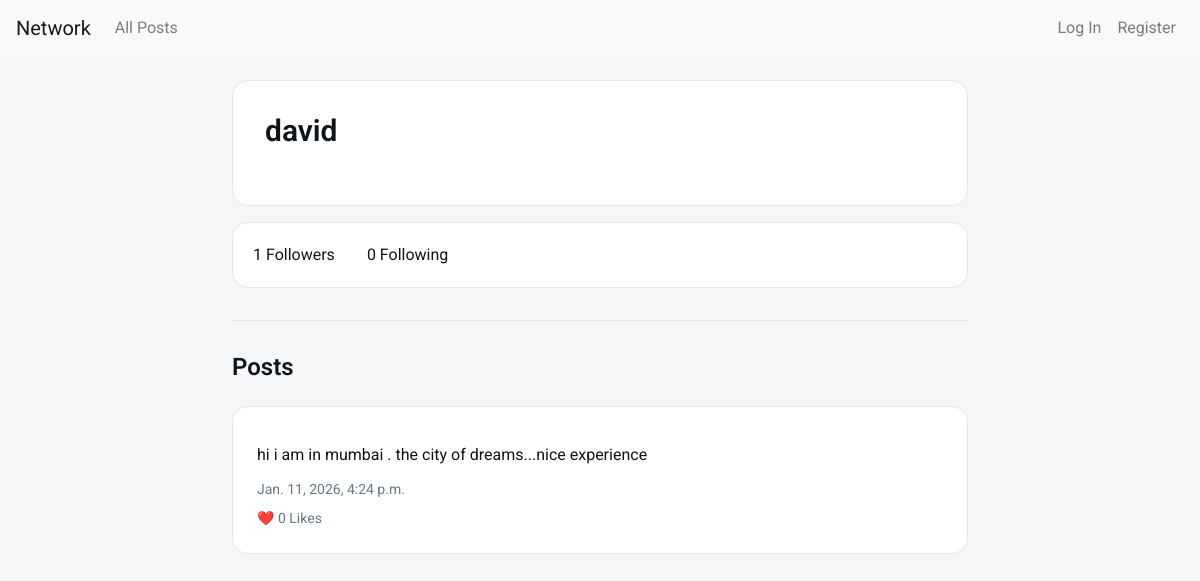
Page /profile/david on the committed database.
### network/models.py (models this page shows, shortened)
class User(AbstractUser):
    pass

class Post(models.Model):
    user = models.ForeignKey(User, on_delete=models.CASCADE, related_name="posts")
    content = models.TextField()
    timestamp = models.DateTimeField(auto_now_add=True)
    likes = models.ManyToManyField(User, related_name="liked_posts", blank=True)

### network/views.py (the view)
# urls.py: path("profile/<str:username>", views.profile, name="profile"),
def profile(request, username):
    profile_user = get_object_or_404(User, username=username)
    posts = Post.objects.filter(user=profile_user).order_by("-timestamp")
    followers_count = Follow.objects.filter(following=profile_user).count()
    following_count = Follow.objects.filter(follower=profile_user).count()
    is_following = False
    if request.user.is_authenticated and request.user != profile_user:
        is_following = Follow.objects.filter(
            follower=request.user, following=profile_user
        ).exists()
    return render(
        request,
        "network/profile.html",
        {
            "profile_user": profile_user,
            "posts": posts,
            "followers_count": followers_count,
            "following_count": following_count,
            "is_following": is_following,
        },
    )

### network/templates/network/profile.html (shortened to what this page needs)
{% extends "network/layout.html" %}
{% block body %}
<div class="container">
<div class="profile-header">
    <h2>{{ profile_user.username }}</h2>
</div>
<div class="profile-stats">
    <span>{{ followers_count }} Followers</span>
    <span>{{ following_count }} Following</span>
</div>
<hr>
<h3>Posts</h3>
{% for post in posts %}
    <div class="post">
        <div class="post-content" id="content-{{ post.id }}">
            {{ post.content }}
        </div>
        <div class="post-time">
            {{ post.timestamp }}
        </div>
        <div class="post-actions">
            ❤️ <span id="likes-{{ post.id }}">{{ post.likes.count }}</span> Likes
        </div>
    </div>
{% empty %}
    <p>No posts yet.</p>
{% endfor %}
</div>
{% endblock %}

### network/static/network/styles.css (style rules this page uses)
:root { --primary-color: #1DA1F2; --primary-dark: #0D8DDB; --primary-light: #4FB3F6; --accent-color: #E0245E; --success-color: #17BF63; --warning-color: #FFAD1F; --bg-light: #F5F6F7; --bg-white: #FFFFFF; --text-primary: #0F1419; --text-secondary: #657786; --text-muted: #AAB8C2; --text-light: #ffffff; --border-color: #E1E8ED; --border-light: #EFF3F4; --shadow-xs: 0 1px 2px rgba(0, 0, 0, 0.05); --shadow-sm: 0 1px 3px rgba(0, 0, 0, 0.08); --shadow-md: 0 4px 6px rgba(0, 0, 0, 0.1); --shadow-lg: 0 10px 25px rgba(0, 0, 0, 0.12); --radius-sm: 8px; --radius-md: 12px; --radius-lg: 16px; --radius-full: 9999px; --transition-fast: 0.15s ease; --transition-base: 0.3s ease; }
* { margin: 0; padding: 0; box-sizing: border-box; }
body { font-family: 'Roboto', -apple-system, BlinkMacSystemFont, 'Segoe UI', 'Helvetica Neue', Arial, sans-serif; background: var(--bg-light); color: var(--text-primary); line-height: 1.5; -webkit-font-smoothing: antialiased; }
.container { max-width: 800px; margin: 0 auto; padding: 0 1rem; }
h2, h3 { font-weight: 600; margin-bottom: 1.5rem; }
h2 { font-size: 1.875rem; }
h3 { font-size: 1.5rem; }
hr { border: 0; height: 1px; background: var(--border-color); margin: 2rem 0; }
.post { background: var(--bg-white); padding: 1.5rem; border-radius: var(--radius-lg); border: 1px solid var(--border-color); margin-bottom: 1rem; transition: box-shadow var(--transition-base); }
.post-content { margin: 0.75rem 0; font-size: 1rem; }
.post-time { font-size: 0.875rem; color: var(--text-secondary); }
.post-actions { margin-top: 0.5rem; font-size: 0.875rem; color: var(--text-secondary); }
.post-actions span { cursor: pointer; }
.profile-header { background: var(--bg-white); padding: 2rem; border-radius: var(--radius-lg); border: 1px solid var(--border-color); margin-bottom: 1rem; display: flex; justify-content: space-between; align-items: center; }
.profile-stats { background: var(--bg-white); padding: 1.25rem; border-radius: var(--radius-lg); border: 1px solid var(--border-color); margin-bottom: 1.5rem; display: flex; gap: 2rem; }

### rows in the picture
User: username "david"
Post: content "hi i am in mumbai . the city of dreams...nice experience", timestamp "Jan. 11, 2026, 4:24 p.m.", likes.count "0"

### other values in the picture
{{ followers_count }} "1"
{{ following_count }} "0"
